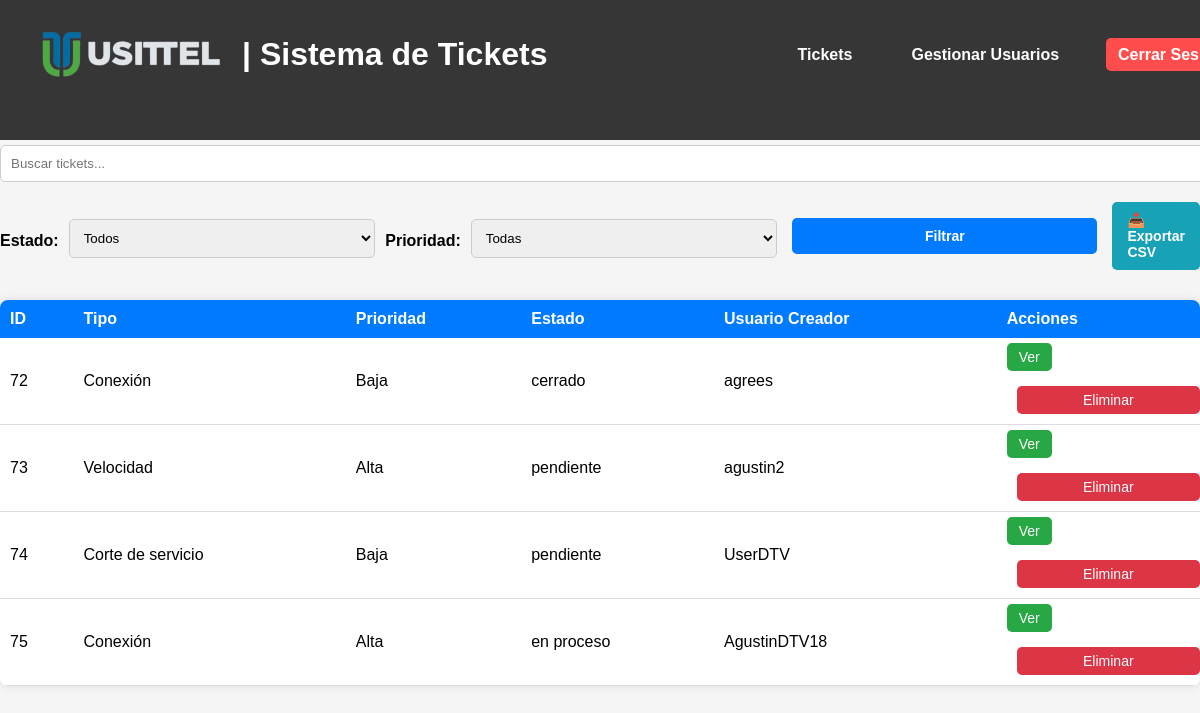
The app's page /tickets (signed in), older data.
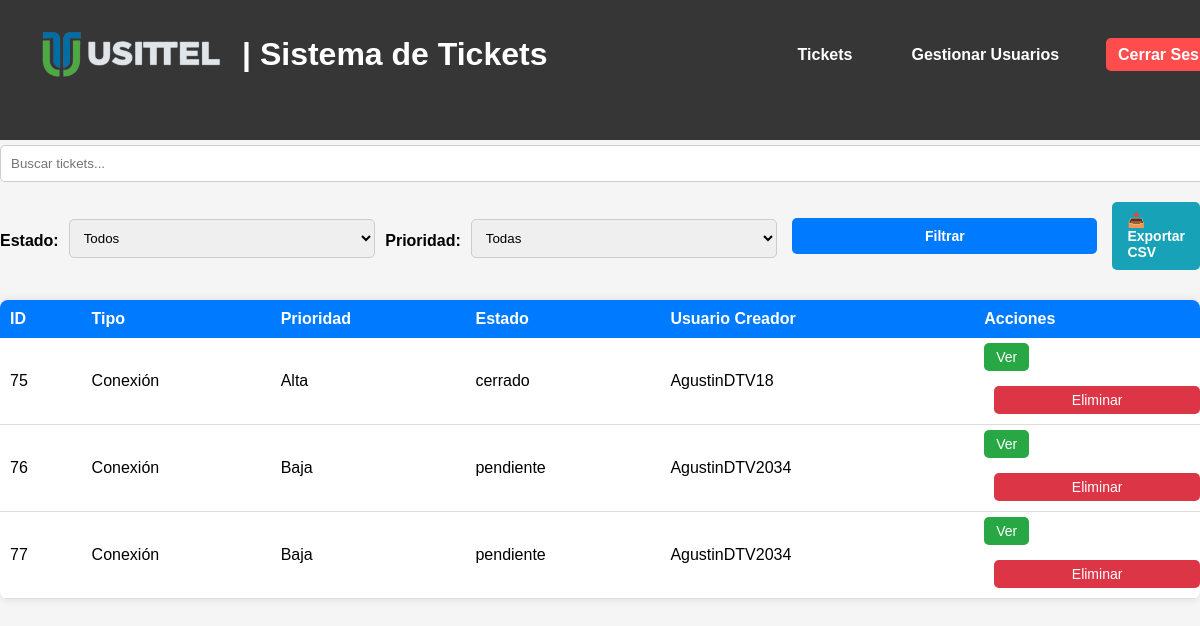
The same page, newer data.
### tables this page shows
CREATE TABLE tickets (
    id INTEGER PRIMARY KEY AUTOINCREMENT,
    tipo TEXT NOT NULL,
    descripcion TEXT NOT NULL,
    prioridad TEXT NOT NULL,
    fecha_creacion DATETIME DEFAULT CURRENT_TIMESTAMP,
    usuario_creador TEXT NOT NULL,
    notas TEXT,
    archivo TEXT
, usuario_asignado TEXT, estado TEXT DEFAULT 'pendiente');

### app.py (the view)
@app.route('/tickets')
@login_required
def tickets():
    estado = request.args.get('estado')
    prioridad = request.args.get('prioridad')
    query = 'SELECT * FROM tickets WHERE 1=1'
    params = []
    if estado in ['pendiente', 'en proceso', 'cerrado']:
        query += ' AND estado = ?'
        params.append(estado)
    if prioridad in ['Baja', 'Media', 'Alta']:
        query += ' AND prioridad = ?'
        params.append(prioridad)
    conn = get_db_connection()
    tickets = conn.execute(query, params).fetchall()
    conn.close()
    return render_template('tickets.html', tickets=tickets, estado=estado, prioridad=prioridad)

### app.py (called while the page is built)
def get_db_connection():
    conn = sqlite3.connect('database.db', timeout=10)  # Espera hasta 10 segundos si la base de datos está bloqueada
    conn.row_factory = sqlite3.Row
    return conn

@login_manager.user_loader
def load_user(user_id):
    conn = get_db_connection()
    user = conn.execute('SELECT * FROM users WHERE id = ?', (user_id,)).fetchone()
    conn.close()
    if user:
        return User(id=user['id'], username=user['username'], role=user['role'])
    return None

### templates/tickets.html (shortened to what this page needs)
{% extends "base.html" %}
{% block content %}
<header>
    <h1>Lista de Tickets</h1>
    <nav>
        <a href="/logout">Cerrar sesión</a>
    </nav>
</header>
<main>
    <input type="text" id="searchInput" placeholder="Buscar tickets..." class="search-bar">
    <form action="/tickets" method="GET" style="display: flex; align-items: center; gap: 10px; margin-top: 10px;">
        <label for="estado">Estado:</label>
        <select name="estado" id="estado">
            <option value="">Todos</option>
        </select>
        <label for="prioridad">Prioridad:</label>
        <select name="prioridad" id="prioridad">
            <option value="">Todas</option>
        </select>
        <button type="submit" class="btn-filter">Filtrar</button>
        <a href="{{ url_for('export_tickets') }}" class="btn btn-export">📥 Exportar CSV</a>
    </form>
    <table id="ticketsTable">
        <thead>
            <tr>
                <th>ID</th>
                <th>Tipo</th>
                <th>Prioridad</th>
                <th>Estado</th>
                <th>Usuario Creador</th>
                <th>Acciones</th>
            </tr>
        </thead>
        <tbody>
            {% for ticket in tickets %}
            <tr class="ticket-row">
                <td>{{ ticket.id }}</td>
                <td>{{ ticket.tipo }}</td>
                <td>{{ ticket.prioridad }}</td>
                <td class="estado">{{ ticket.estado }}</td>
                <td>{{ ticket.usuario_creador }}</td>
                <td>
                    <a href="{{ url_for('view_ticket', id=ticket.id) }}" class="btn btn-view">Ver</a>
                    {% if current_user.role == 'usittel' %}
                    <form action="/delete-ticket/{{ ticket.id }}" method="POST">
                        <button type="button" class="btn btn-delete confirm-delete">Eliminar</button>
                    </form>
                    {% endif %}
                </td>
            </tr>
            {% endfor %}
        </tbody>
    </table>
</main>
{% endblock %}

### templates/base.html (shortened to what this page needs)
<!DOCTYPE html>
<html lang="es">
<head>
    <link rel="stylesheet" href="{{ url_for('static', filename='styles.css') }}">
</head>
<body>
    <header>
        {% include 'header.html' %}
    </header>
    <div class="container">
        {% block content %}{% endblock %}
    </div>
</body>
</html>

### templates/header.html (shortened to what this page needs)
<!DOCTYPE html>
<html lang="es">
<head>
    <link rel="stylesheet" href="{{ url_for('static', filename='styles.css') }}">
</head>
<body>
    <header class="navbar">
        <div class="container">
            <div class="logo-container">
                <img src="{{ url_for('static', filename='logo.png') }}" alt="Usittel Logo" class="logo-img">
                <h1 class="logo-text">| Sistema de Tickets</h1>
            </div>
            <nav>
                <ul>
                    <li><a href="{{ url_for('tickets') }}">Tickets</a></li>
                    {% if current_user.role == 'usittel' %}
                    <li><a href="{{ url_for('users') }}">Gestionar Usuarios</a></li>
                    {% endif %}
                    <li><a href="{{ url_for('logout') }}" class="logout-btn">Cerrar Sesión</a></li>
                </ul>
            </nav>
        </div>
    </header>
</body>
</html>

### static/styles.css (style rules this page uses)
body { font-family: Arial, sans-serif; margin: 0; padding: 0; background-color: #f5f5f5; }
header { background-color: #363637; color: white; padding: 15px; display: flex; justify-content: space-between; align-items: center; }
header nav a { color: white; text-decoration: none; margin-left: 15px; }
h1 { color: #333; }
button { width: 100%; background: #007bff; color: white; border: none; padding: 10px; margin-top: 20px; border-radius: 5px; cursor: pointer; font-size: 16px; }
.navbar nav ul { list-style: none; margin: 0; padding: 0; display: flex; }
.navbar nav ul li { margin-left: 20px; }
.navbar nav ul li a { color: white; text-decoration: none; font-size: 16px; }
.navbar { background: #363637; color: white; padding: 15px 20px; position: fixed; top: 0; width: 100%; z-index: 1000; display: flex; justify-content: center; align-items: center; }
.logo-text { color: white; }
.navbar .container { display: flex; justify-content: space-between; align-items: center; width: 100%; max-width: 1200px; margin: 0 auto; }
.logo-container { display: flex; align-items: center; }
.logo-img { height: 50px; margin-right: 15px; }
.navbar nav ul li a { color: white; text-decoration: none; font-size: 16px; font-weight: bold; padding: 8px 12px; transition: background 0.3s ease; border-radius: 5px; }
.logout-btn { background: #ff4d4d; padding: 8px 12px; border-radius: 5px; font-weight: bold; }
table { width: 100%; border-collapse: collapse; margin-top: 20px; background: white; box-shadow: 0px 0px 10px rgba(0, 0, 0, 0.1); border-radius: 8px; overflow: hidden; }
thead { background: #007bff; color: white; font-weight: bold; }
th { padding: 10px; cursor: pointer; text-align: left; }
td { padding: 10px; border-bottom: 1px solid #ddd; }
.btn { padding: 6px 12px; border: none; cursor: pointer; font-size: 14px; border-radius: 5px; text-decoration: none; }
.btn-view { background: #28a745; color: white; }
.btn-delete { background: #dc3545; color: white; margin-left: 10px; }
.btn-filter { margin: 8px 5px; background-color: #007bff; color: white; border: none; border-radius: 5px; cursor: pointer; font-size: 14px; font-weight: bold; transition: 0.3s ease; }
label { display: block; text-align: left; font-weight: bold; margin-top: 10px; }
input, select, textarea { width: 100%; padding: 10px; margin-top: 5px; border: 1px solid #ccc; border-radius: 5px; }
.btn-export { background: #17a2b8; color: white; padding: 10px 15px; border-radius: 5px; font-weight: bold; text-decoration: none; display: inline-block; margin: 10px 0; }

Row changes from the older to the newer data that the page shows:
removed tickets: id "72", tipo "Conexión", prioridad "Baja", estado "cerrado", usuario_creador "agrees"
removed tickets: id "73", tipo "Velocidad", prioridad "Alta", estado "pendiente", usuario_creador "agustin2"
removed tickets: id "74", tipo "Corte de servicio", prioridad "Baja", estado "pendiente", usuario_creador "UserDTV"
changed tickets "Alta": estado "en proceso" → "cerrado"
added tickets: id "76", tipo "Conexión", prioridad "Baja", estado "pendiente", usuario_creador "AgustinDTV2034"
added tickets: id "77", tipo "Conexión", prioridad "Baja", estado "pendiente", usuario_creador "AgustinDTV2034"
